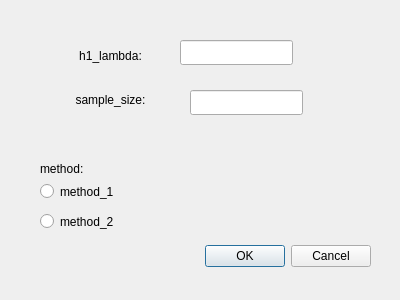
<?xml version="1.0" encoding="UTF-8"?>
<ui version="4.0">
 <class>SetGenParamsDialog</class>
 <widget class="QDialog" name="SetGenParamsDialog">
  <property name="geometry">
   <rect>
    <x>0</x>
    <y>0</y>
    <width>400</width>
    <height>300</height>
   </rect>
  </property>
  <property name="windowTitle">
   <string>Dialog</string>
  </property>
  <widget class="QDialogButtonBox" name="buttonBox">
   <property name="geometry">
    <rect>
     <x>30</x>
     <y>240</y>
     <width>341</width>
     <height>32</height>
    </rect>
   </property>
   <property name="orientation">
    <enum>Qt::Horizontal</enum>
   </property>
   <property name="standardButtons">
    <set>QDialogButtonBox::Cancel|QDialogButtonBox::Ok</set>
   </property>
  </widget>
  <widget class="QLineEdit" name="sample_size_edit">
   <property name="geometry">
    <rect>
     <x>190</x>
     <y>90</y>
     <width>113</width>
     <height>25</height>
    </rect>
   </property>
  </widget>
  <widget class="QLineEdit" name="h1_lambda_edit">
   <property name="geometry">
    <rect>
     <x>180</x>
     <y>40</y>
     <width>113</width>
     <height>25</height>
    </rect>
   </property>
  </widget>
  <widget class="QRadioButton" name="method1_button">
   <property name="geometry">
    <rect>
     <x>40</x>
     <y>180</y>
     <width>112</width>
     <height>23</height>
    </rect>
   </property>
   <property name="text">
    <string>method_1</string>
   </property>
  </widget>
  <widget class="QRadioButton" name="method2_button">
   <property name="geometry">
    <rect>
     <x>40</x>
     <y>210</y>
     <width>112</width>
     <height>23</height>
    </rect>
   </property>
   <property name="text">
    <string>method_2</string>
   </property>
  </widget>
  <widget class="QLabel" name="label">
   <property name="geometry">
    <rect>
     <x>40</x>
     <y>40</y>
     <width>141</width>
     <height>31</height>
    </rect>
   </property>
   <property name="text">
    <string>h1_lambda:</string>
   </property>
   <property name="alignment">
    <set>Qt::AlignCenter</set>
   </property>
  </widget>
  <widget class="QLabel" name="label_2">
   <property name="geometry">
    <rect>
     <x>60</x>
     <y>90</y>
     <width>101</width>
     <height>20</height>
    </rect>
   </property>
   <property name="text">
    <string>sample_size:</string>
   </property>
   <property name="alignment">
    <set>Qt::AlignCenter</set>
   </property>
  </widget>
  <widget class="QLabel" name="label_3">
   <property name="geometry">
    <rect>
     <x>40</x>
     <y>160</y>
     <width>111</width>
     <height>17</height>
    </rect>
   </property>
   <property name="text">
    <string>method:</string>
   </property>
  </widget>
 </widget>
 <resources/>
 <connections>
  <connection>
   <sender>buttonBox</sender>
   <signal>accepted()</signal>
   <receiver>SetGenParamsDialog</receiver>
   <slot>accept()</slot>
   <hints>
    <hint type="sourcelabel">
     <x>248</x>
     <y>254</y>
    </hint>
    <hint type="destinationlabel">
     <x>157</x>
     <y>274</y>
    </hint>
   </hints>
  </connection>
  <connection>
   <sender>buttonBox</sender>
   <signal>rejected()</signal>
   <receiver>SetGenParamsDialog</receiver>
   <slot>reject()</slot>
   <hints>
    <hint type="sourcelabel">
     <x>316</x>
     <y>260</y>
    </hint>
    <hint type="destinationlabel">
     <x>286</x>
     <y>274</y>
    </hint>
   </hints>
  </connection>
 </connections>
</ui>
